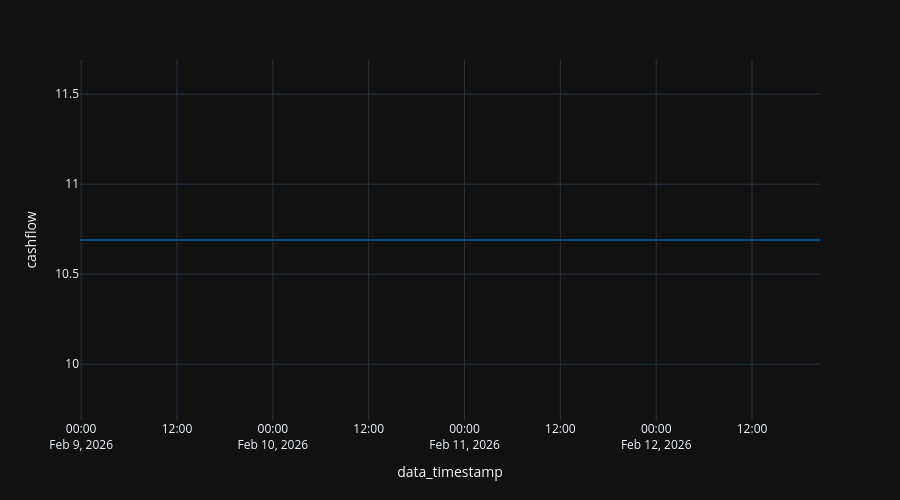

Here is the notebook cell this chart was saved with:
### Code cell
x = df[df['ticker'] == asset_name][['data_timestamp', 'cashflow', 'ticker']].sort_values(by="data_timestamp")

fig = px.line (
  x,
  "data_timestamp",
  "cashflow",
#   color_discrete_sequence="Tealgrn_r",
)

fig.update_layout (
  height=500,
)

### Figure 1 — Plotly figure (JSON) as saved in the notebook; plotly's stock layout.template omitted (floating-point values rounded to 4 significant figures; data arrays with more than 128 entries replaced by an {"elided": "..."} marker saying what was removed)
{"data": [{"hovertemplate": "data_timestamp=%{x}<br>cashflow=%{y}<extra></extra>", "legendgroup": "", "line": {"color": "rgb(4, 82, 117)", "dash": "solid"}, "marker": {"symbol": "circle"}, "mode": "lines", "name": "", "orientation": "v", "showlegend": false, "type": "scatter", "x": {"elided": "160 str values"}, "xaxis": "x", "y": {"elided": "160 float values"}, "yaxis": "y"}], "layout": {"height": 500, "legend": {"tracegroupgap": 0}, "margin": {"t": 60}, "xaxis": {"anchor": "y", "domain": [0, 1], "title": {"text": "data_timestamp"}}, "yaxis": {"anchor": "x", "domain": [0, 1], "title": {"text": "cashflow"}}}}
